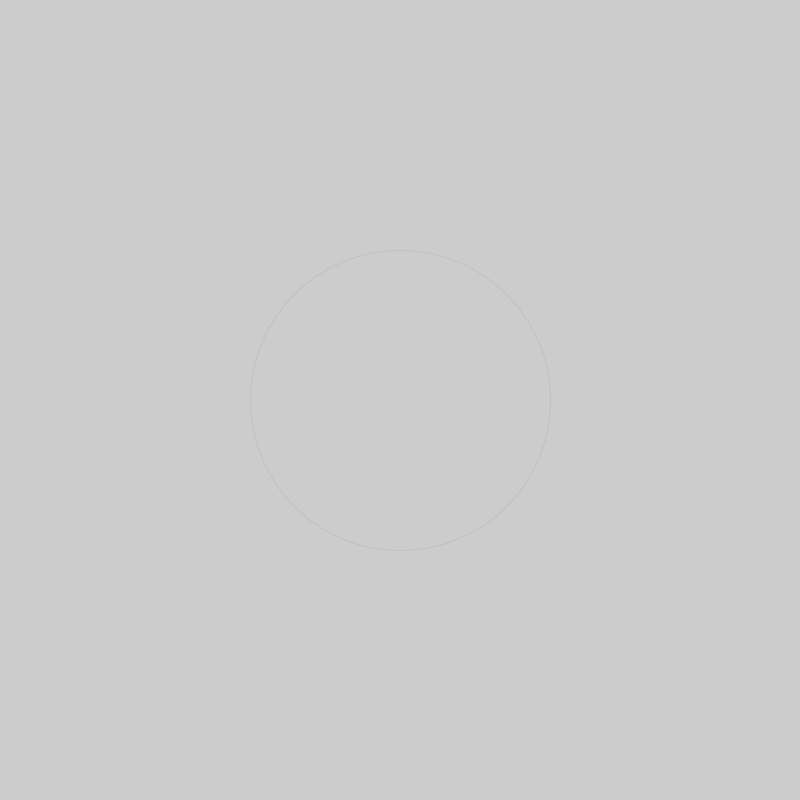
Frame 1 (no input)
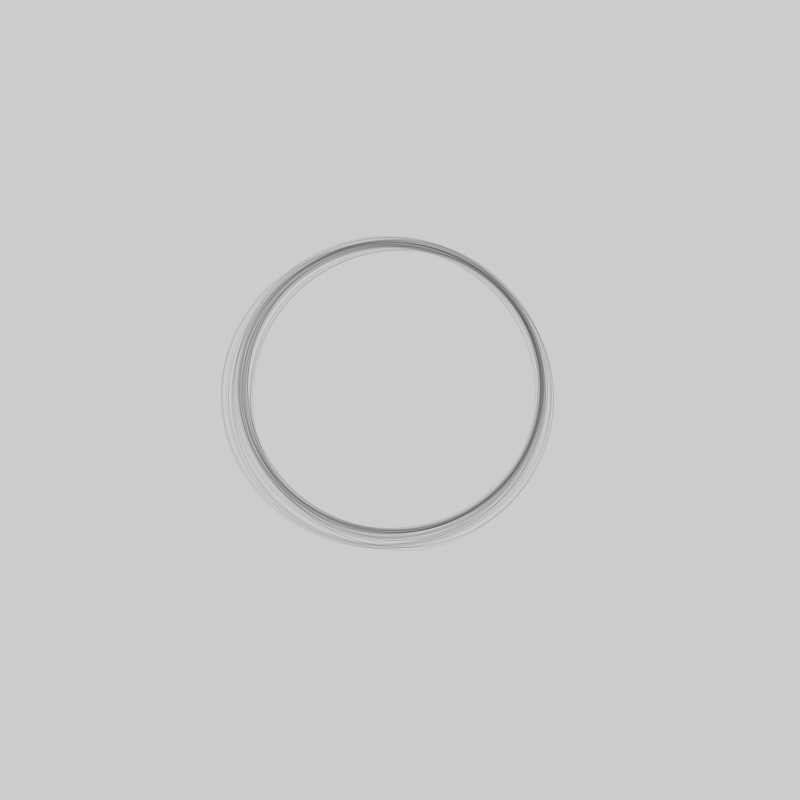
Frame 60 (the mouse pressed at the canvas centre just before this capture)
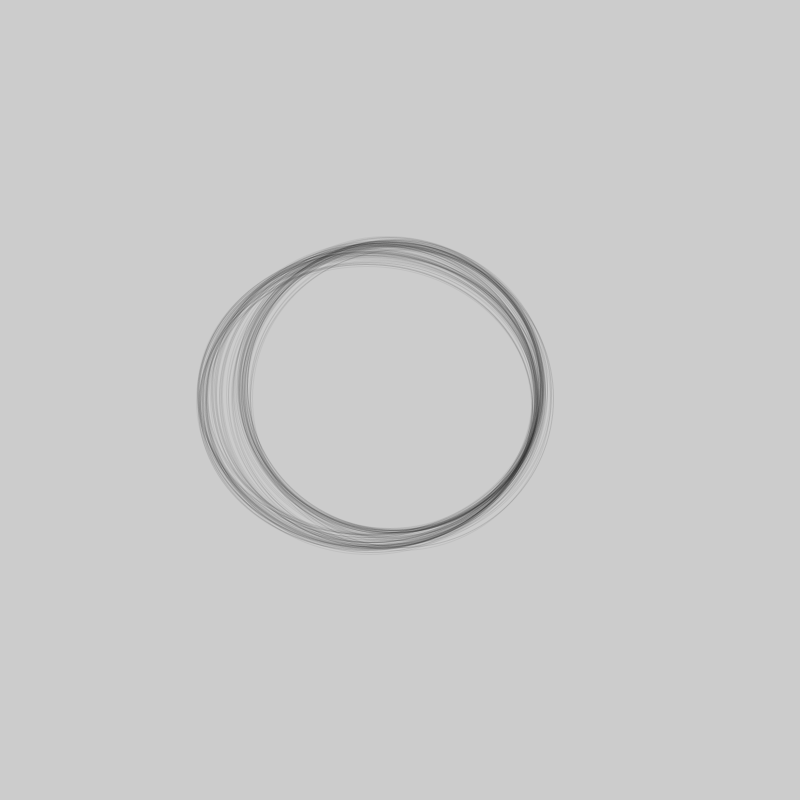
Frame 120 (the mouse held since frame 60 and released just before this capture)

The Processing sketch that drew these frames (run headless with seeded random() and noise(); from frame 60 on, the mouse is pressed at the canvas centre):

// Processing sketch: processing_186856
// ── processing_186856.pde


float x = height/2;
float y = width/2;
float a = 100;
float b = 100;

void setup() {
  size(800, 800);
  x = height/2;
  y = width/2;
  a = 300;
  b = 300;
  
  noFill();
  stroke(0, 0, 0, 15);
}

void draw() {
  ellipse(x, y, a, b);
  a += random(-3, 3);
  b += random(-3, 3);
  x += random(-3, 3);
  y += random(-3, 3);
}
